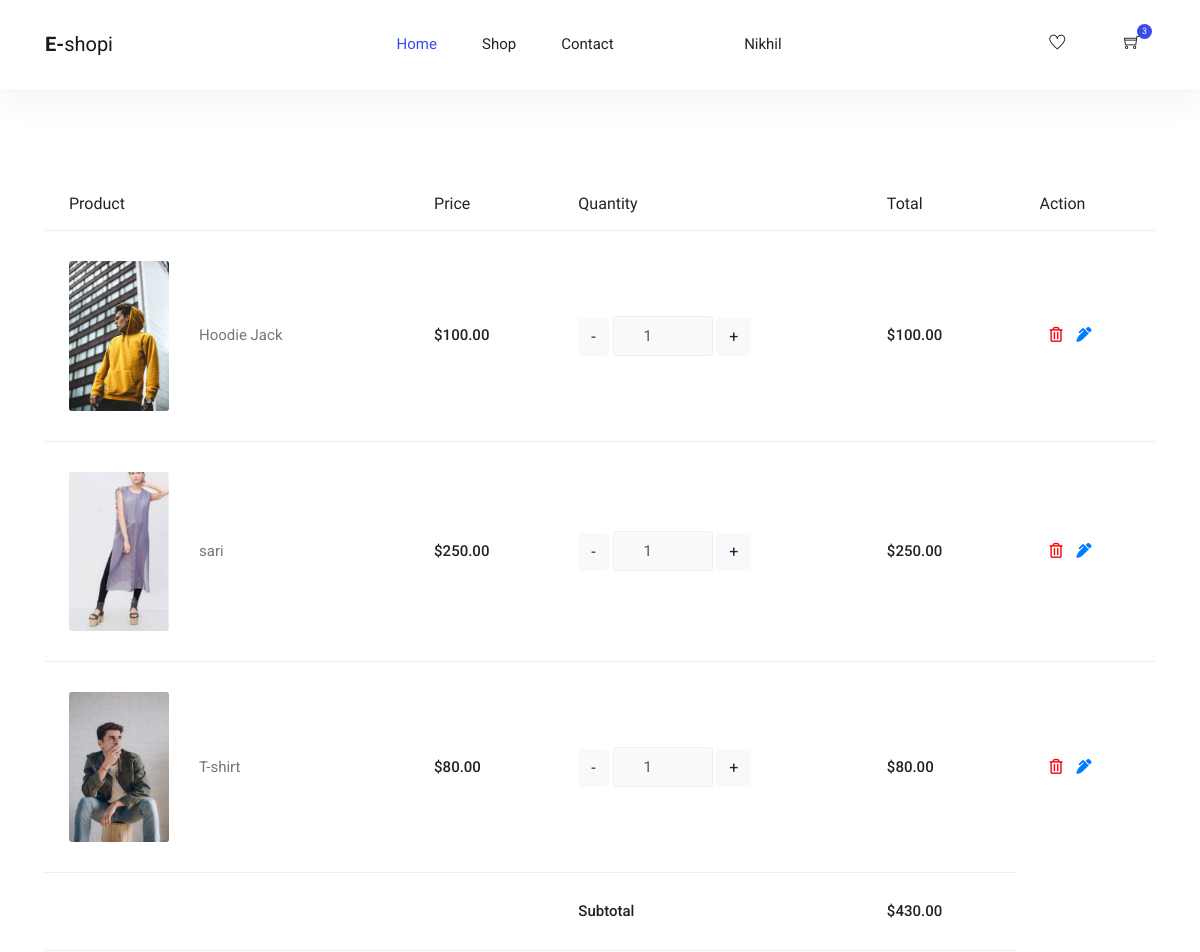
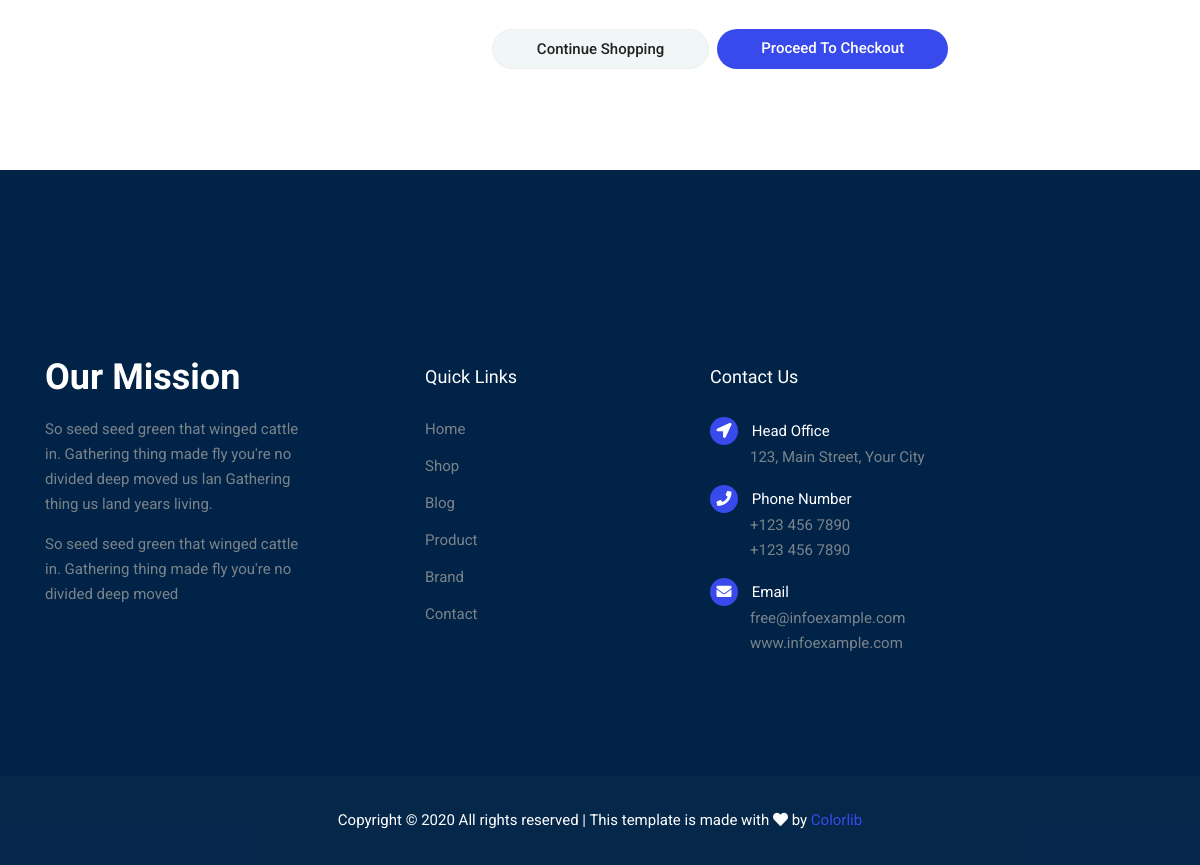
/cart (signed in), run on the app's committed database (2 pictures, top to bottom).
### user/models.py (models this page shows, shortened)
class OrderItem(models.Model):
    product = models.ForeignKey(Product, on_delete=models.SET_NULL, null=True)
    order = models.ForeignKey(Order, on_delete=models.SET_NULL, null=True)
    quantity = models.IntegerField(default=0, null=True, blank=True)
    complete = models.BooleanField(default=False)
    status_track = models.IntegerField(default=0)
    date_added = models.DateTimeField(auto_now_add=True)
    @property
    def get_total(self):
        total = self.product.price * self.quantity
        return total

class Product(models.Model):
    name = models.CharField(max_length=200)
    cname = models.ForeignKey(
        Category, on_delete=models.CASCADE, null=True, blank=True)
    description = models.CharField(max_length=300)
    price = models.DecimalField(max_digits=7, decimal_places=2)
    qty = models.IntegerField()
    image = models.ImageField(null=True, blank=True)
    @property
    def imageURL(self):
        try:
            url = self.image.url
        except:
            url = ''
        return url

### user/views.py (the view, shortened to what this page needs)
# urls.py: path('cart',views.cart,name="cart"),
def cart(request):
    if request.user.is_authenticated:
        user = User.objects.get(username=request.user)
        customer = Customer.objects.get(user=user)
        order = Order.objects.get(customer=customer)
        queryset = OrderItem.objects.filter(order=order, complete=False)
        df = queryset.count()
        cartItems = df
        a = 0
        qtyy = 0
        main = 0
        for fff in queryset:
            a = a + fff.product.price
            qtyy = qtyy + fff.quantity
            print(fff.product.price)
            print(fff.quantity)
            print("------------------")
            total = fff.product.price * fff.quantity
            main = main + total
            print(main)
        print(main)
        context = {'order': order, 'cartItems': cartItems, 'tot': main}
        return render(request, 'user/cart.html', context)

### templates/user/cart.html (shortened to what this page needs)
{% extends 'user/base.html' %}
{% block content %}
    {% load static %}
  <section class="cart_area">
      <div class="container">
          <div class="cart_inner">
              <div class="table-responsive">
                  <table class="table">
                      <thead>
                          <tr>
                              <th scope="col">Product</th>
                              <th scope="col">Price</th>
                              <th scope="col">Quantity</th>
                              <th scope="col">Total</th>
                              <th scope="col">Action</th>
                          </tr>
                      </thead>
                      <tbody>
                        {% if order != None %}
                        {% for item in order.orderitem_set.all %}
                        {% if order.customer == request.user %}
                          <tr>
                              <td>
                                  <div class="media">
                                      <div class="d-flex">
                                          <img class="img img-fluid" style="width: 100px;" src="{{item.product.imageURL}}" alt="">
                                      </div>
                                      <div class="media-body">
                                          <p>{{item.product.name}}</p>
                                      </div>
                                  </div>
                              </td>
                              <td>
                                  <h5>${{item.product.price|floatformat:2}}</h5>
                              </td>
                              <td>
                                <a href="{% url 'itemminus' item.id %}"><button class="btn btn-light">-</button></a>
                                <div class="product_count">
                                    <input type="text" name="qty"  id="sst" maxlength="12" value="{{item.quantity}}" title="Quantity:"
                                        class="input-text qty" disabled>
                                </div>
                                <a href="{% url 'itemplus' item.id %}"><button class="btn btn-light">+</button></a>
                              </td>
                              <td>
                                  <h5>${{item.get_total|floatformat:2}}</h5>
                              </td>
                              <td>
                                <a style="color: red;" href=""><i style="padding: 0 10px;" class="far fa-trash-alt"></i></a>
                                <a href="{% url 'productdetails' item.id %}"><i  class="fas fa-pen-alt"></i></a>
                              </td>
                          </tr>
                          {% elif order.customer is not None %}
                          {% if item.complete == False %}
                          <tr>
                            <td>
                                <div class="media">
                                    <div class="d-flex">
                                        <img class="img img-fluid" style="width: 100px;" src="{{item.product.imageURL}}" alt="">
                                    </div>
                                    <div class="media-body">
                                        <p>{{item.product.name}}</p>
                                    </div>
                                </div>
                            </td>
                            <td>
                                <h5>${{item.product.price|floatformat:2}}</h5>
                            </td>
                            <td>
                                <a href="{% url 'itemminus' item.id %}"><button class="btn btn-light">-</button></a>
                                <div class="product_count">
                                    <input type="text" name="qty" id="sst" maxlength="12" value="{{item.quantity}}" title="Quantity:"
                                        class="input-text qty" disabled>
                                </div>
                                <a href="{% url 'itemplus' item.id %}"><button class="btn btn-light">+</button></a>
                            </td>
                            <td>
                                <h5>${{item.get_total|floatformat:2}}</h5>
                            </td>
                            <td>
                              <a style="color: red;" href="{% url 'cartproductdelete' item.id %}" onclick="return confirm('Are you sure you want to delete this?')"><i style="padding: 0 10px;" class="far fa-trash-alt"></i></a>
                              <a href="{% url 'productdetails' item.product.id %}"><i  class="fas fa-pen-alt"></i></a>
                            </td>
                        </tr>
                        {% endif %}
                            {% elif order.customer is none %}
                            <h4>affa</h4>
                          {% endif %}
                          {% endfor %}
                          {% else %}
                         <tr>
                             <td>
                                 <h1>sdc</h1>
                             </td>
                         </tr>
                          {% endif %}
                          <tr>
                              <td>
                              </td>
                              <td>
                              </td>
                              <td>
                                  <h5>Subtotal</h5>
                              </td>
                              <td>
                                  <h5>${{tot}}</h5>
                              </td>
                          </tr>
                                                    <tr class="out_button_area">
                              <td class="d-none-l">
                              </td>
                              <td class="">
                              </td>
                              <td>
                                  <div class="checkout_btn_inner d-flex align-items-center">
                                      <a class="gray_btn" href="{% url 'landingpage' %}">Continue Shopping</a>
                                      <a class="primary-btn ml-2" href="{% url 'checkout' %}">Proceed to checkout</a>
                                  </div>
                              </td>
                          </tr>
                      </tbody>
                  </table>
              </div>
          </div>
      </div>
  </section>
  {% endblock content %}

### templates/user/base.html (shortened to what this page needs)
{% load static %}
<!DOCTYPE html>
<html lang="en">
<head>
  <link rel="stylesheet" href="{% static 'user/vendors/bootstrap/bootstrap.min.css' %}">
  <link rel="stylesheet" href="{% static 'user/vendors/fontawesome/css/all.min.css' %}">
  <link rel="stylesheet" href="{% static 'user/vendors/themify-icons/themify-icons.css' %}">
  <link rel="stylesheet" href="{% static 'user/vendors/nice-select/nice-select.css' %}">
  <link rel="stylesheet" href="{% static 'user/vendors/owl-carousel/owl.theme.default.min.css' %}">
  <link rel="stylesheet" href="{% static 'user/vendors/owl-carousel/owl.carousel.min.css' %}">
  <link rel="stylesheet" href="{% static 'user/css/style.css' %}">
</head>
<body>
  <header class="header_area">
    <div class="main_menu">
      <nav class="navbar navbar-expand-lg navbar-light">
        <div class="container">
          <a class="navbar-brand logo_h" href="index.html"><strong>E-</strong>shopi</a>
          <div class="collapse navbar-collapse offset" id="navbarSupportedContent">
            <ul class="nav navbar-nav menu_nav ml-auto mr-auto">
              <li class="nav-item active"><a class="nav-link" href="{% url 'landingpage' %}">Home</a></li>
              <li class="nav-item submenu dropdown">
                <a href="#" class="nav-link dropdown-toggle" data-toggle="dropdown" role="button" aria-haspopup="true"
                  aria-expanded="false">Shop</a>
              </li>
              <li class="nav-item "><a class="nav-link" href="{% url 'contact' %}">Contact</a></li>
              <li class="nav-item submenu dropdown">
                {% if user.is_authenticated %}
                <a href="{% url 'login' %}" class="nav-link dropdown-toggle" data-toggle="dropdown" role="button"
                  aria-haspopup="true" aria-expanded="false">{{request.user.first_name}}</a>
                {% else %}
                <a href="#" class="nav-link dropdown-toggle" data-toggle="dropdown" role="button" aria-haspopup="true"
                  aria-expanded="false">Login</a>
                {% endif %}
              </li>
            </ul>
            <ul class="nav-shop">
              <li class="nav-item"><a href="{% url 'wishlist' %}"><button><i class="ti-heart"></i></button></a></li>
              <li class="nav-item"><a href="{% url 'cart' %}"><button><i class="ti-shopping-cart"></i><span
                      class="nav-shop__circle">{{cartItems}}</span></button></a> </li>
            </ul>
          </div>
        </div>
      </nav>
    </div>
  </header>
  {% block content %}
  {% endblock %}
  <footer class="footer">
    <div class="footer-area">
      <div class="container">
        <div class="row section_gap">
          <div class="col-lg-3 col-md-6 col-sm-6">
            <div class="single-footer-widget tp_widgets">
              <h4 class="footer_title large_title">Our Mission</h4>
              <p>
                So seed seed green that winged cattle in. Gathering thing made fly you're no
                divided deep moved us lan Gathering thing us land years living.
              </p>
              <p>
                So seed seed green that winged cattle in. Gathering thing made fly you're no divided deep moved
              </p>
            </div>
          </div>
          <div class="offset-lg-1 col-lg-2 col-md-6 col-sm-6">
            <div class="single-footer-widget tp_widgets">
              <h4 class="footer_title">Quick Links</h4>
              <ul class="list">
                <li><a href="#">Home</a></li>
                <li><a href="#">Shop</a></li>
                <li><a href="#">Blog</a></li>
                <li><a href="#">Product</a></li>
                <li><a href="#">Brand</a></li>
                <li><a href="#">Contact</a></li>
              </ul>
            </div>
          </div>
          <div class="offset-lg-1 col-lg-3 col-md-6 col-sm-6">
            <div class="single-footer-widget tp_widgets">
              <h4 class="footer_title">Contact Us</h4>
              <div class="ml-40">
                <p class="sm-head">
                  <span class="fa fa-location-arrow"></span>
                  Head Office
                </p>
                <p>123, Main Street, Your City</p>
                <p class="sm-head">
                  <span class="fa fa-phone"></span>
                  Phone Number
                </p>
                <p>
                  +123 456 7890 <br>
                  +123 456 7890
                </p>
                <p class="sm-head">
                  <span class="fa fa-envelope"></span>
                  Email
                </p>
                <p>
                  free@infoexample.com <br>
                  www.infoexample.com
                </p>
              </div>
            </div>
          </div>
        </div>
      </div>
    </div>
    <div class="footer-bottom">
      <div class="container">
        <div class="row d-flex">
          <p class="col-lg-12 footer-text text-center">
            Copyright &copy;
            <script>document.write(new Date().getFullYear());</script> All rights reserved | This template is made with
            <i class="fa fa-heart" aria-hidden="true"></i> by <a href="https://colorlib.com"
              target="_blank">Colorlib</a>
          </p>
        </div>
      </div>
    </div>
  </footer>
</body>
</html>

### data on the page
OrderItem: product.imageURL (picture), product.name "Hoodie Jack", product.price "100.00", qty "1", get_total "100.00"
OrderItem: product.imageURL (picture), product.name "sari", product.price "250.00", qty "1", get_total "250.00"
OrderItem: product.imageURL (picture), product.name "T-shirt", product.price "80.00", qty "1", get_total "80.00"

### other printed values
{{ request.user.first_name }} "Nikhil"
{{ cartItems }} "3"
{{ tot }} "430.00"
